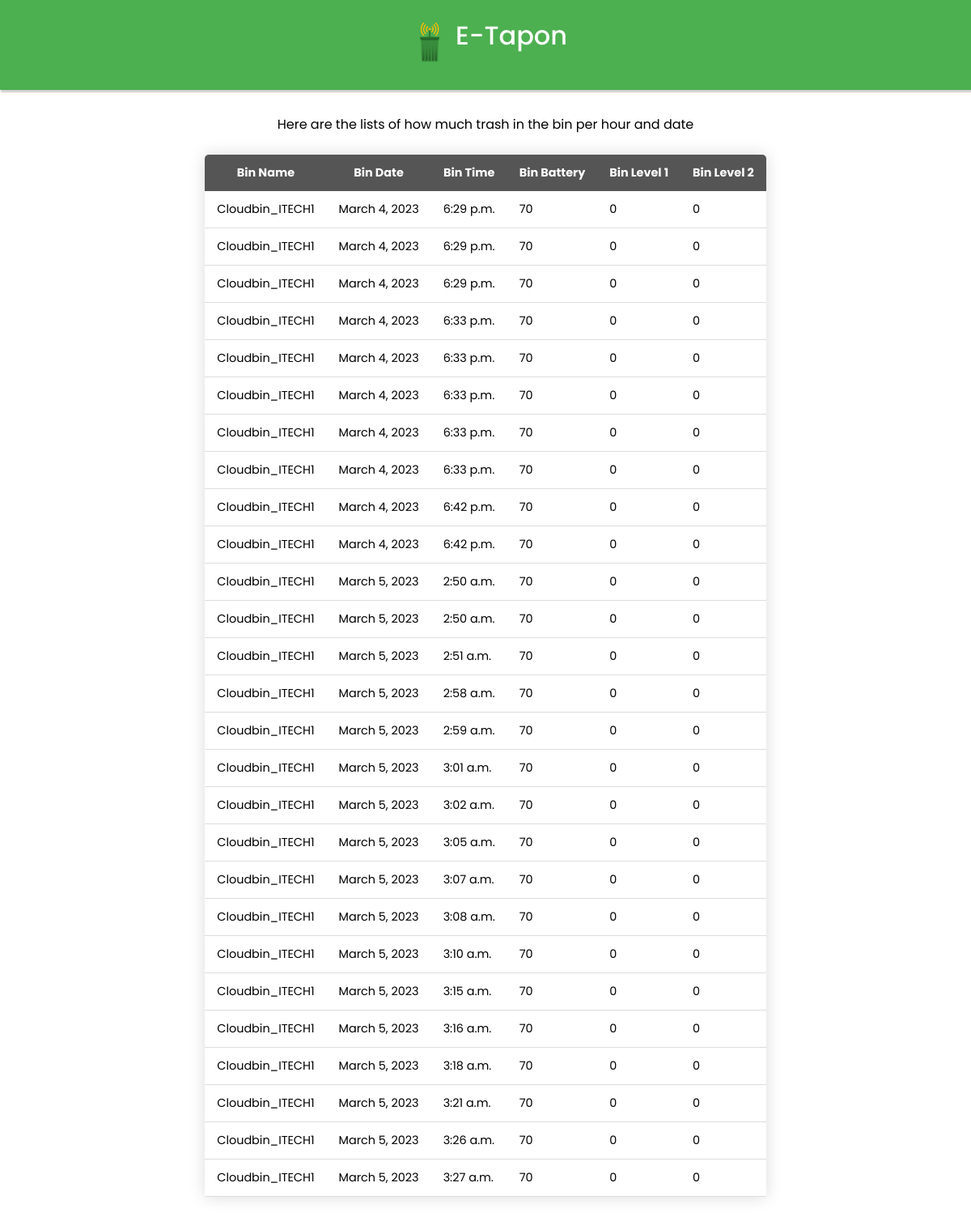
The app's page /listview with its own data.
### djangoToFirebase/models.py (models this page shows)
class SmartBin(models.Model):
    binName = models.CharField(max_length=20)
    binDate = models.DateField(auto_now=True)
    binTime = models.TimeField(auto_now=True)
    battery = models.IntegerField("Battery")
    binLevel1 = models.IntegerField("Bin Level 1")
    binLevel2 = models.IntegerField("Bin Level 2")

### djangoToFirebase/views.py (the view)
# urls.py: path('listview', views.listview),
def listview(request):
    data = SmartBin.objects.all();
    return HttpResponse(render(request, 'generate.html', {'data': data}))

### djangoToFirebase/templates/generate.html (shortened to what this page needs)
{% load static %}
<!DOCTYPE html>
<html lang="en">
<head>
    <link rel="stylesheet" type="text/css" href="{% static 'style.css' %}">
</head>
<body>
    <header>
        <div class="header-left">
            <img src="{% static 'images/etaponlogo.png' %}" width="64px" length="64px">
        </div>
        <div class="header-right">
            <h1 class="header-text">E-Tapon</h1>
        </div>
    </header>
    <section class="table-section">
        <p>Here are the lists of how much trash in the bin per hour and date</p>
        <table class="content-table">
            <thead>
                <tr>
                    <th>Bin Name</th>
                    <th>Bin Date</th>
                    <th>Bin Time</th>
                    <th>Bin Battery</th>
                    <th>Bin Level 1</th>
                    <th>Bin Level 2</th>
                </tr>
            </thead>
            <tbody>
                {% for k in data %}
                <tr>
                    <td>{{k.binName}}</td>
                    <td>{{k.binDate}}</td>
                    <td>{{k.binTime}}</td>
                    <td>{{k.battery}}</td>
                    <td>{{k.binLevel1}}</td>
                    <td>{{k.binLevel2}}</td>
                </tr>
            </tbody>
            {% endfor %}
        </table>
    </section>
</body>
</html>

### djangoToFirebase/static/style.css (style rules this page uses)
* { margin: 0; box-sizing: border-box; }
body { font-family: 'Poppins', sans-serif; }
header { padding: 20px; margin-bottom: 30px; display: flex; justify-content: center; background-color: #4caf50; box-shadow: 2px 2px 2px 1px rgba(0, 0, 0, 0.2); color: white; }
.header-text { font-weight: 500; }
.table-section { display: flex; align-items: center; justify-content: center; flex-direction: column; }
.content-table { border-collapse: collapse; margin: 25px 0; font-size: 0.9em; min-width: 400px; border-radius: 5px 5px 0 0; overflow: hidden; box-shadow: 0 0 20px rgba(0,0,0,0.15); }
.content-table thead tr { background-color: #555555; color: white; font-weight: 400; text-align: center; }
.content-table th, .content-table td { padding: 12px 15px; }
.content-table tbody tr { border-bottom: 1px solid #dddddd; }

### records on screen
SmartBin: binName "Cloudbin_ITECH1", binDate "March 4, 2023", binTime "6:29 p.m.", battery "70", binLevel1 "0", binLevel2 "0"
SmartBin: binName "Cloudbin_ITECH1", binDate "March 4, 2023", binTime "6:29 p.m.", battery "70", binLevel1 "0", binLevel2 "0"
SmartBin: binName "Cloudbin_ITECH1", binDate "March 4, 2023", binTime "6:29 p.m.", battery "70", binLevel1 "0", binLevel2 "0"
SmartBin: binName "Cloudbin_ITECH1", binDate "March 4, 2023", binTime "6:33 p.m.", battery "70", binLevel1 "0", binLevel2 "0"
SmartBin: binName "Cloudbin_ITECH1", binDate "March 4, 2023", binTime "6:33 p.m.", battery "70", binLevel1 "0", binLevel2 "0"
SmartBin: binName "Cloudbin_ITECH1", binDate "March 4, 2023", binTime "6:33 p.m.", battery "70", binLevel1 "0", binLevel2 "0"
SmartBin: binName "Cloudbin_ITECH1", binDate "March 4, 2023", binTime "6:33 p.m.", battery "70", binLevel1 "0", binLevel2 "0"
SmartBin: binName "Cloudbin_ITECH1", binDate "March 4, 2023", binTime "6:33 p.m.", battery "70", binLevel1 "0", binLevel2 "0"
SmartBin: binName "Cloudbin_ITECH1", binDate "March 4, 2023", binTime "6:42 p.m.", battery "70", binLevel1 "0", binLevel2 "0"
SmartBin: binName "Cloudbin_ITECH1", binDate "March 4, 2023", binTime "6:42 p.m.", battery "70", binLevel1 "0", binLevel2 "0"
SmartBin: binName "Cloudbin_ITECH1", binDate "March 5, 2023", binTime "2:50 a.m.", battery "70", binLevel1 "0", binLevel2 "0"
SmartBin: binName "Cloudbin_ITECH1", binDate "March 5, 2023", binTime "2:50 a.m.", battery "70", binLevel1 "0", binLevel2 "0"
SmartBin: binName "Cloudbin_ITECH1", binDate "March 5, 2023", binTime "2:51 a.m.", battery "70", binLevel1 "0", binLevel2 "0"
SmartBin: binName "Cloudbin_ITECH1", binDate "March 5, 2023", binTime "2:58 a.m.", battery "70", binLevel1 "0", binLevel2 "0"
SmartBin: binName "Cloudbin_ITECH1", binDate "March 5, 2023", binTime "2:59 a.m.", battery "70", binLevel1 "0", binLevel2 "0"
SmartBin: binName "Cloudbin_ITECH1", binDate "March 5, 2023", binTime "3:01 a.m.", battery "70", binLevel1 "0", binLevel2 "0"
SmartBin: binName "Cloudbin_ITECH1", binDate "March 5, 2023", binTime "3:02 a.m.", battery "70", binLevel1 "0", binLevel2 "0"
SmartBin: binName "Cloudbin_ITECH1", binDate "March 5, 2023", binTime "3:05 a.m.", battery "70", binLevel1 "0", binLevel2 "0"
SmartBin: binName "Cloudbin_ITECH1", binDate "March 5, 2023", binTime "3:07 a.m.", battery "70", binLevel1 "0", binLevel2 "0"
SmartBin: binName "Cloudbin_ITECH1", binDate "March 5, 2023", binTime "3:08 a.m.", battery "70", binLevel1 "0", binLevel2 "0"
SmartBin: binName "Cloudbin_ITECH1", binDate "March 5, 2023", binTime "3:10 a.m.", battery "70", binLevel1 "0", binLevel2 "0"
SmartBin: binName "Cloudbin_ITECH1", binDate "March 5, 2023", binTime "3:15 a.m.", battery "70", binLevel1 "0", binLevel2 "0"
SmartBin: binName "Cloudbin_ITECH1", binDate "March 5, 2023", binTime "3:16 a.m.", battery "70", binLevel1 "0", binLevel2 "0"
SmartBin: binName "Cloudbin_ITECH1", binDate "March 5, 2023", binTime "3:18 a.m.", battery "70", binLevel1 "0", binLevel2 "0"
SmartBin: binName "Cloudbin_ITECH1", binDate "March 5, 2023", binTime "3:21 a.m.", battery "70", binLevel1 "0", binLevel2 "0"
SmartBin: binName "Cloudbin_ITECH1", binDate "March 5, 2023", binTime "3:26 a.m.", battery "70", binLevel1 "0", binLevel2 "0"
SmartBin: binName "Cloudbin_ITECH1", binDate "March 5, 2023", binTime "3:27 a.m.", battery "70", binLevel1 "0", binLevel2 "0"
